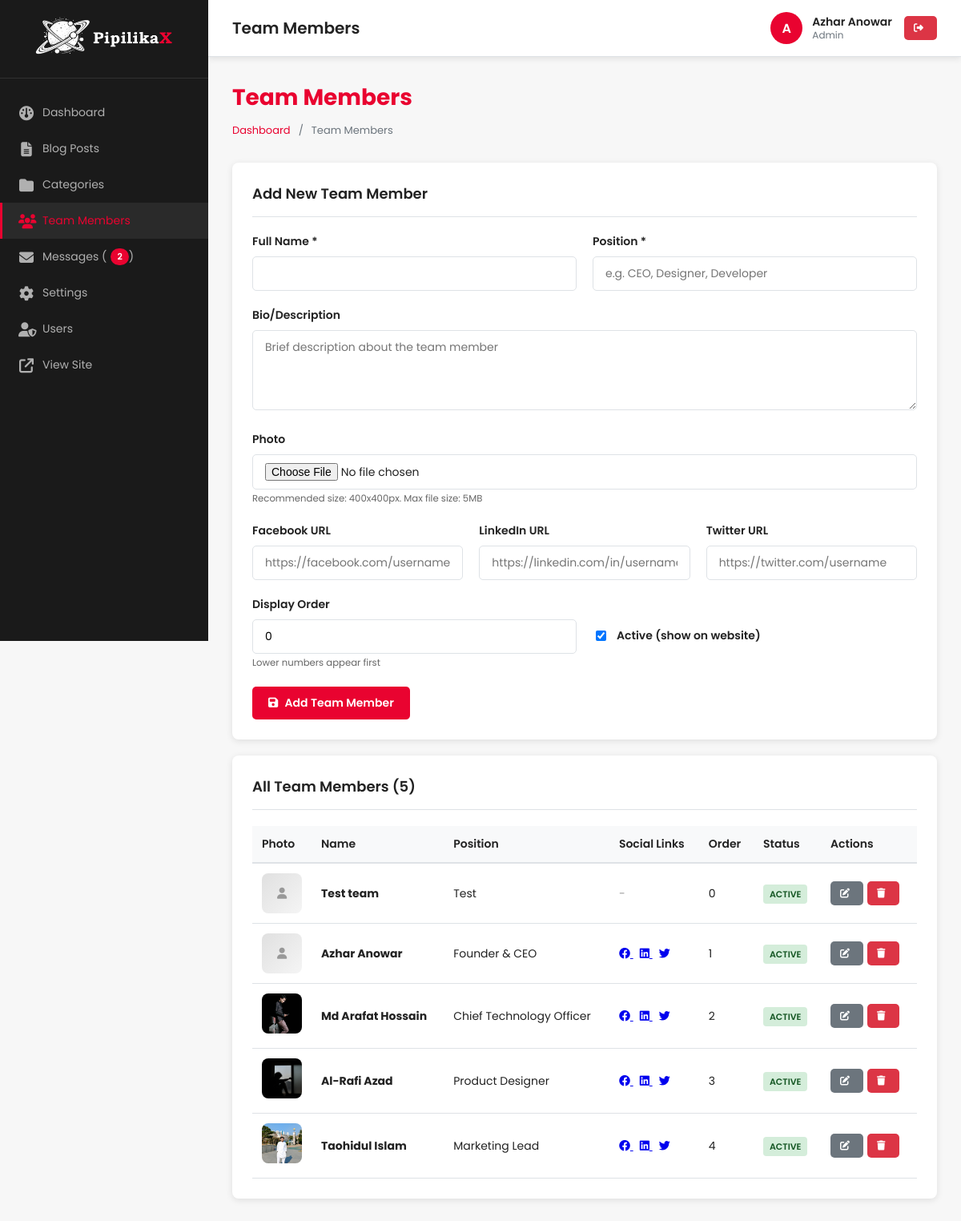
The app's page /admin/team/index.php (signed in) with its own data.
### tables this page shows
CREATE TABLE `team_members` (
  `id` int(11) NOT NULL,
  `name` varchar(100) NOT NULL,
  `position` varchar(100) NOT NULL,
  `photo` varchar(255) DEFAULT NULL,
  `bio` text DEFAULT NULL,
  `email` varchar(100) DEFAULT NULL,
  `phone` varchar(20) DEFAULT NULL,
  `facebook_url` varchar(255) DEFAULT NULL,
  `linkedin_url` varchar(255) DEFAULT NULL,
  `twitter_url` varchar(255) DEFAULT NULL,
  `github_url` varchar(255) DEFAULT NULL,
  `display_order` int(11) DEFAULT 0,
  `is_active` tinyint(1) DEFAULT 1,
  `created_at` timestamp NOT NULL DEFAULT current_timestamp(),
  `updated_at` timestamp NOT NULL DEFAULT '0000-00-00 00:00:00' ON UPDATE current_timestamp()
);

### admin/team/index.php (the view, shortened to what this page needs)
<?php
require_once __DIR__ . '/../includes/header.php';
$edit_member = null;
$members = $pdo->query("SELECT * FROM team_members ORDER BY display_order ASC, name ASC")->fetchAll();
?>
<div class="page-header">
    <h2>Team Members</h2>
    <div class="breadcrumb">
        <a href="<?php echo ADMIN_URL; ?>">Dashboard</a> / <span>Team Members</span>
    </div>
</div>
<div class="card">
    <div class="card-header">
        <h3><?php echo $edit_member ? 'Edit Team Member' : 'Add New Team Member'; ?></h3>
    </div>
    <form method="POST" action="" enctype="multipart/form-data">
        <div style="display: grid; grid-template-columns: 1fr 1fr; gap: 20px;">
            <div class="form-group">
                <label for="name">Full Name *</label>
                <input type="text" id="name" name="name" class="form-control"
                    value="<?php echo htmlspecialchars($edit_member['name'] ?? $_POST['name'] ?? ''); ?>" required>
            </div>
            <div class="form-group">
                <label for="position">Position *</label>
                <input type="text" id="position" name="position" class="form-control"
                    value="<?php echo htmlspecialchars($edit_member['position'] ?? $_POST['position'] ?? ''); ?>"
                    placeholder="e.g. CEO, Designer, Developer" required>
            </div>
        </div>
        <div class="form-group">
            <label for="bio">Bio/Description</label>
            <textarea id="bio" name="bio" class="form-control" rows="3"
                placeholder="Brief description about the team member"><?php echo htmlspecialchars($edit_member['bio'] ?? $_POST['bio'] ?? ''); ?></textarea>
        </div>
        <div class="form-group">
            <label for="photo">Photo</label>
            <input type="file" id="photo" name="photo" class="form-control" accept="image/*">
            <small style="color: #666;">Recommended size: 400x400px. Max file size: 5MB</small>
        </div>
        <div style="display: grid; grid-template-columns: 1fr 1fr 1fr; gap: 20px;">
            <div class="form-group">
                <label for="facebook_url">Facebook URL</label>
                <input type="url" id="facebook_url" name="facebook_url" class="form-control"
                    value="<?php echo htmlspecialchars($edit_member['facebook_url'] ?? $_POST['facebook_url'] ?? ''); ?>"
                    placeholder="https://facebook.com/username">
            </div>
            <div class="form-group">
                <label for="linkedin_url">LinkedIn URL</label>
                <input type="url" id="linkedin_url" name="linkedin_url" class="form-control"
                    value="<?php echo htmlspecialchars($edit_member['linkedin_url'] ?? $_POST['linkedin_url'] ?? ''); ?>"
                    placeholder="https://linkedin.com/in/username">
            </div>
            <div class="form-group">
                <label for="twitter_url">Twitter URL</label>
                <input type="url" id="twitter_url" name="twitter_url" class="form-control"
                    value="<?php echo htmlspecialchars($edit_member['twitter_url'] ?? $_POST['twitter_url'] ?? ''); ?>"
                    placeholder="https://twitter.com/username">
            </div>
        </div>
        <div style="display: grid; grid-template-columns: 1fr 1fr; gap: 20px;">
            <div class="form-group">
                <label for="display_order">Display Order</label>
                <input type="number" id="display_order" name="display_order" class="form-control"
                    value="<?php echo htmlspecialchars($edit_member['display_order'] ?? $_POST['display_order'] ?? '0'); ?>"
                    min="0">
                <small style="color: #666;">Lower numbers appear first</small>
            </div>
            <div class="form-group">
                <label>&nbsp;</label>
                <div style="padding-top: 10px;">
                    <label style="display: flex; align-items: center; gap: 10px; cursor: pointer;">
                        <input type="checkbox" name="is_active" value="1" <?php echo (($edit_member['is_active'] ?? true) || isset($_POST['is_active'])) ? 'checked' : ''; ?>>
                        <span>Active (show on website)</span>
                    </label>
                </div>
            </div>
        </div>
        <button type="submit" name="save_member" class="btn btn-primary">
            <i class="fas fa-save"></i> <?php echo $edit_member ? 'Update' : 'Add'; ?> Team Member
        </button>
    </form>
</div>
<div class="card">
    <div class="card-header">
        <h3>All Team Members (<?php echo count($members); ?>)</h3>
    </div>
    <?php if (count($members) > 0): ?>
        <table class="table">
            <thead>
                <tr>
                    <th style="width: 60px;">Photo</th>
                    <th>Name</th>
                    <th>Position</th>
                    <th>Social Links</th>
                    <th>Order</th>
                    <th>Status</th>
                    <th style="width: 120px;">Actions</th>
                </tr>
            </thead>
            <tbody>
                <?php
                foreach ($members as $member):
                    $member_image = null;
                    if ($member['photo']) {
                        if (file_exists(UPLOAD_PATH . 'team/' . $member['photo'])) {
                            $member_image = UPLOAD_URL . '/team/' . htmlspecialchars($member['photo']);
                        } elseif (file_exists(ROOT_PATH . '/assets/images/' . $member['photo'])) {
                            $member_image = ASSETS_URL . '/images/' . htmlspecialchars($member['photo']);
                        }
                    }
                    ?>
                    <tr>
                        <td>
                            <?php if ($member_image): ?>
                                <img src="<?php echo $member_image; ?>" alt="<?php echo htmlspecialchars($member['name']); ?>"
                                    style="width: 50px; height: 50px; object-fit: cover; border-radius: 8px;">
                            <?php else: ?>
                                <div
                                    style="width: 50px; height: 50px; border-radius: 8px; background: linear-gradient(135deg, #e0e0e0 0%, #f5f5f5 100%); display: flex; align-items: center; justify-content: center; color: #999;">
                                    <i class="fas fa-user"></i>
                                </div>
                            <?php endif; ?>
                        </td>
                        <td><strong><?php echo htmlspecialchars($member['name']); ?></strong></td>
                        <td><?php echo htmlspecialchars($member['position']); ?></td>
                        <td>
                            <?php if ($member['facebook_url']): ?>
                                <a href="<?php echo htmlspecialchars($member['facebook_url']); ?>" target="_blank" title="Facebook"
                                    style="margin-right: 8px;">
                                    <i class="fab fa-facebook"></i>
                                </a>
                            <?php endif; ?>
                            <?php if ($member['linkedin_url']): ?>
                                <a href="<?php echo htmlspecialchars($member['linkedin_url']); ?>" target="_blank" title="LinkedIn"
                                    style="margin-right: 8px;">
                                    <i class="fab fa-linkedin"></i>
                                </a>
                            <?php endif; ?>
                            <?php if ($member['twitter_url']): ?>
                                <a href="<?php echo htmlspecialchars($member['twitter_url']); ?>" target="_blank" title="Twitter">
                                    <i class="fab fa-twitter"></i>
                                </a>
                            <?php endif; ?>
                            <?php if (!$member['facebook_url'] && !$member['linkedin_url'] && !$member['twitter_url']): ?>
                                <span style="color: #999;">-</span>
                            <?php endif; ?>
                        </td>
                        <td><?php echo $member['display_order']; ?></td>
                        <td>
                            <?php if ($member['is_active']): ?>
                                <span class="badge badge-success">Active</span>
                            <?php else: ?>
                                <span class="badge badge-warning">Inactive</span>
                            <?php endif; ?>
                        </td>
                        <td>
                            <div class="action-buttons">
                                <a href="?edit=<?php echo $member['id']; ?>" class="btn btn-sm btn-secondary" title="Edit">
                                    <i class="fas fa-edit"></i>
                                </a>
                                <a href="?delete=<?php echo $member['id']; ?>" class="btn btn-sm btn-danger"
                                    onclick="return confirm('Are you sure you want to delete this team member?');"
                                    title="Delete">
                                    <i class="fas fa-trash"></i>
                                </a>
                            </div>
                        </td>
                    </tr>
                <?php endforeach; ?>
            </tbody>
        </table>
    <?php endif; ?>
</div>
<?php require_once __DIR__ . '/../includes/footer.php'; ?>

### admin/assets/css/admin-style.css (style rules this page uses)
:root { --admin-primary: #E90330; --admin-primary-dark: #B00225; --admin-bg: #f7f7f7; --admin-sidebar-bg: #1a1a1a; --admin-sidebar-text: #b0b0b0; --admin-sidebar-hover: #2a2a2a; --admin-white: #ffffff; --admin-text: #222222; --admin-text-light: #6c757d; --admin-border: #dee2e6; --admin-success: #28a745; --admin-warning: #ffc107; --admin-danger: #dc3545; --admin-info: #17a2b8; --admin-shadow: 0 2px 8px rgba(0, 0, 0, 0.1); }
* { box-sizing: border-box; }
body { margin: 0; font-family: 'Poppins', sans-serif; background: var(--admin-bg); color: var(--admin-text); font-size: 14px; }
.page-header { margin-bottom: 30px; }
.page-header h2 { margin: 0 0 10px 0; color: var(--admin-primary); font-size: 28px; font-weight: 700; }
.breadcrumb { display: flex; gap: 10px; color: var(--admin-text-light); font-size: 13px; }
.breadcrumb a { color: var(--admin-primary); text-decoration: none; }
.card { background: var(--admin-white); border-radius: 8px; padding: 25px; margin-bottom: 20px; box-shadow: var(--admin-shadow); }
.card-header { display: flex; justify-content: space-between; align-items: center; margin-bottom: 20px; padding-bottom: 15px; border-bottom: 1px solid var(--admin-border); }
.card-header h3 { margin: 0; font-size: 18px; color: var(--admin-text); font-weight: 600; }
.btn { padding: 10px 20px; border: none; border-radius: 5px; font-family: 'Poppins', sans-serif; font-size: 14px; font-weight: 600; cursor: pointer; transition: all 0.3s ease; text-decoration: none; display: inline-block; text-align: center; }
.btn-primary { background: var(--admin-primary); color: white; }
.btn-danger { background: var(--admin-danger); color: white; }
.btn-secondary { background: #6c757d; color: white; }
.btn-sm { padding: 6px 12px; font-size: 12px; }
.btn i { margin-right: 5px; }
.form-group { margin-bottom: 20px; }
.form-group label { display: block; margin-bottom: 8px; font-weight: 600; color: var(--admin-text); }
.form-control { width: 100%; padding: 10px 15px; border: 1px solid var(--admin-border); border-radius: 5px; font-family: 'Poppins', sans-serif; font-size: 14px; transition: border-color 0.3s ease; }
textarea.form-control { resize: vertical; min-height: 100px; }
.table { width: 100%; border-collapse: collapse; background: white; }
.table thead { background: #f8f9fa; }
.table th { padding: 12px; text-align: left; font-weight: 600; color: var(--admin-text); border-bottom: 2px solid var(--admin-border); }
.table td { padding: 12px; border-bottom: 1px solid var(--admin-border); }
.badge { padding: 4px 8px; border-radius: 4px; font-size: 11px; font-weight: 600; text-transform: uppercase; }
.badge-success { background: #d4edda; color: #155724; }
.action-buttons { display: flex; gap: 5px; }

### records on screen
team_members: name "Test team", position "Test", display_order "0", is_active "ACTIVE"
team_members: name "Azhar Anowar", position "Founder & CEO", display_order "1", is_active "ACTIVE"
team_members: photo (picture), name "Md Arafat Hossain", position "Chief Technology Officer", display_order "2", is_active "ACTIVE"
team_members: photo (picture), name "Al-Rafi Azad", position "Product Designer", display_order "3", is_active "ACTIVE"
team_members: photo (picture), name "Taohidul Islam", position "Marketing Lead", display_order "4", is_active "ACTIVE"

### other values on screen
$unread_messages_count "2"
$page_heading "Team Members"
substr($current_user['username'], 0, 1) "A"
$current_user['full_name'] "Azhar Anowar"
$current_user['role'] "Admin"
count($members) "5"
